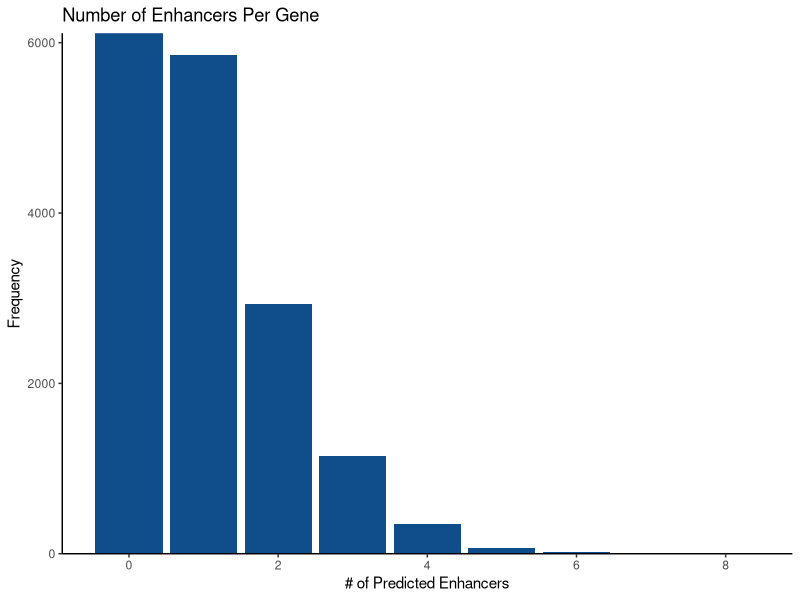
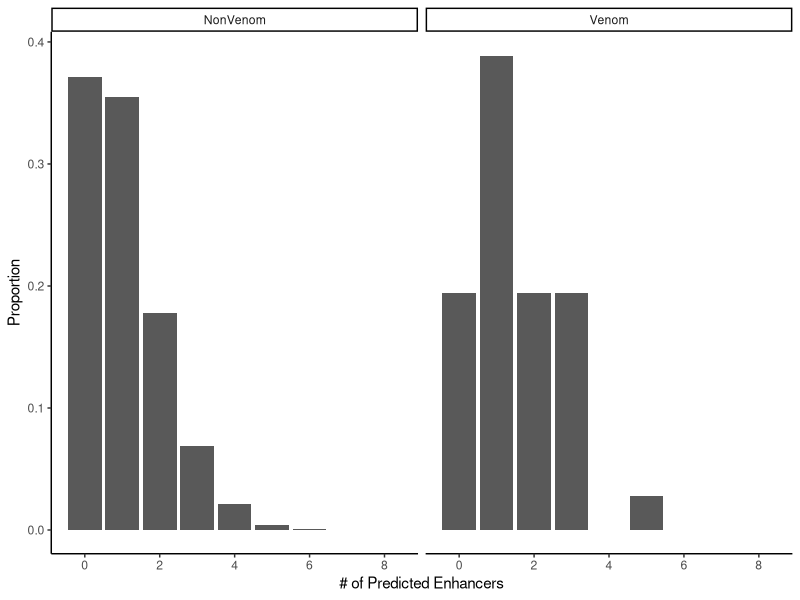
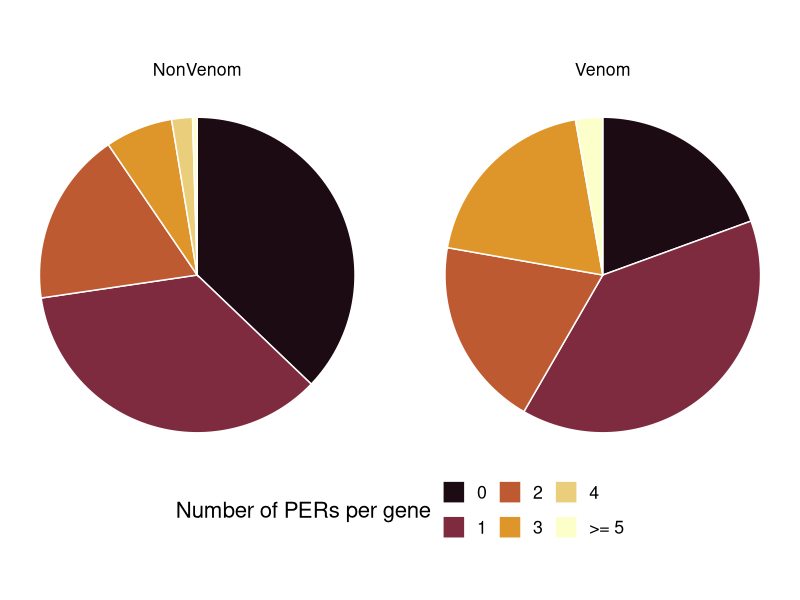
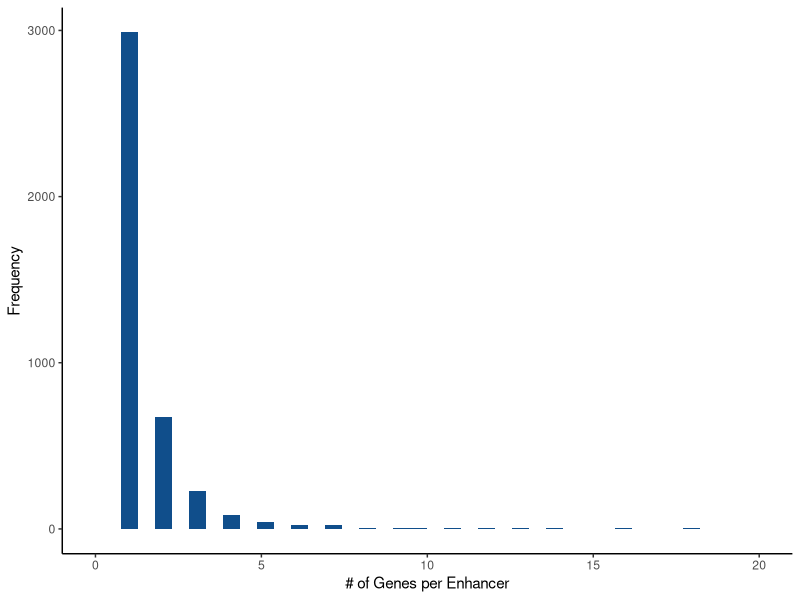
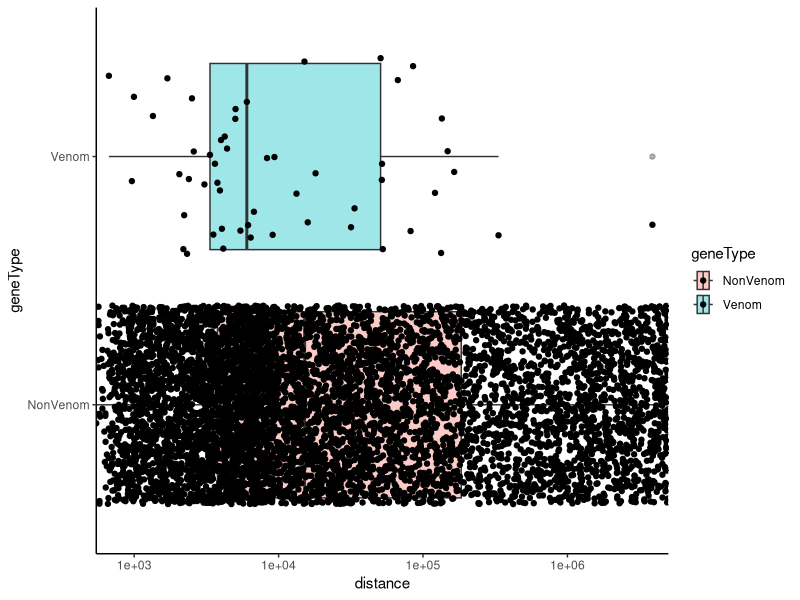
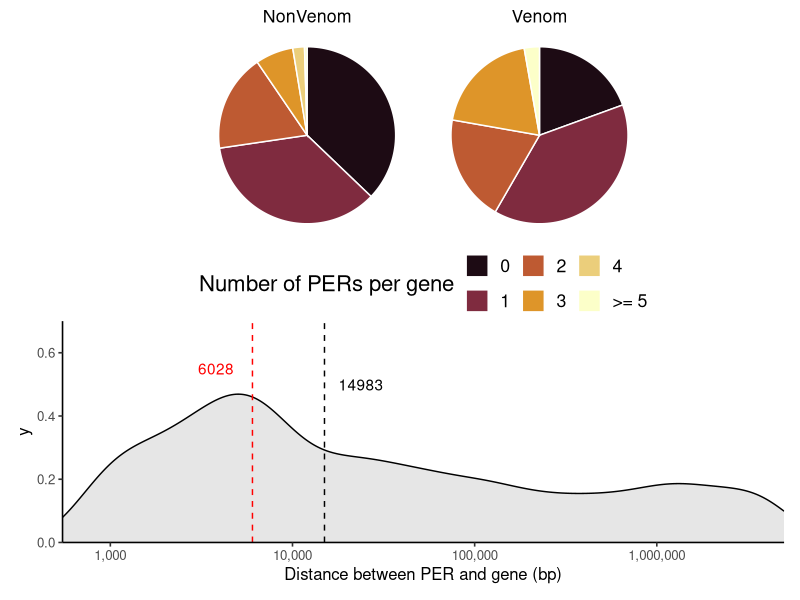
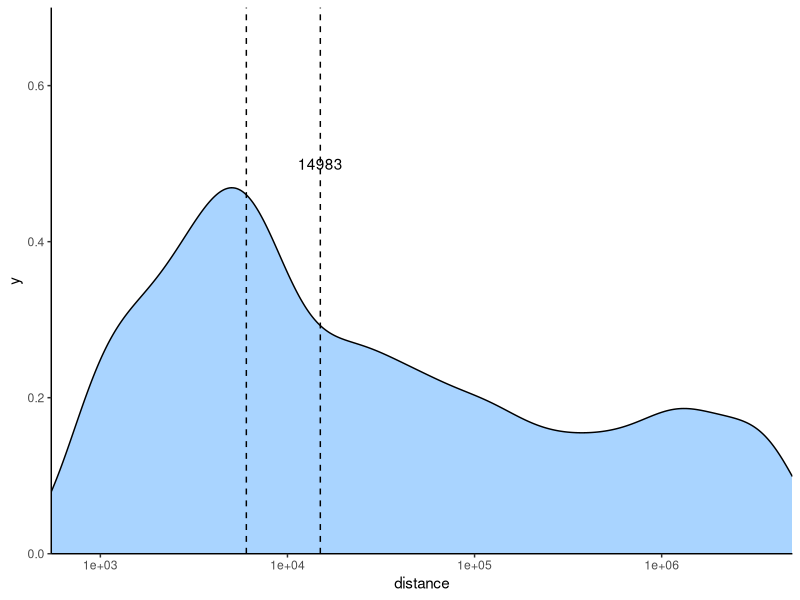

Here is the R script that generated these plots, in order: (Note: this script raises an error after producing the figures.)

library(tidyverse)
library(colorspace)
library(patchwork)

venomTxIDs <- read_tsv('./data/venom_annotation/PriorityVenomGenes_08.02.21.txt',col_names = c(
  'chr','start','stop','long_name','messy_name','tx_id','short_name'
)) %>% 
  filter(str_detect(short_name, 'gII|ADAM',negate = T))

all.predics <- read_delim('./analysis/6_ABC_Enhancers/ABC_output/Predictions/EnhancerPredictionsFull.txt',delim='\t') %>% 
  mutate(geneType = ifelse(TargetGene %in% venomTxIDs$tx_id,'Venom','NonVenom'))

# highestExp <- read_tsv('../gene_expression/HighExpressed_VenGenes_10.14.20.tsv')

# Total number of unique enhancer sequences
all.predics %>% 
  select(name) %>% 
  unique() %>% 
  tally()

# Total number of unique genes
all.predics %>% 
  select(TargetGene) %>% 
  unique() %>% 
  tally()

# % of genic and intergenic PERs
all.predics %>% 
  select(name,class) %>% 
  unique() %>% 
  group_by(class) %>% 
  tally() %>% 
  mutate(n = n / sum(n))


# Median distance from gene
all.predics %>% 
  select(name,TargetGene,distance) %>% 
  unique() %>% 
  summarise(med.dist = median(distance))


geneStats <- read_delim('./analysis/6_ABC_Enhancers/ABC_output/Predictions/GenePredictionStats.txt',delim='\t') %>% 
  mutate(geneType = ifelse(TargetGene %in% venomTxIDs$tx_id,'Venom','NonVenom'))

geneStats %>% 
  group_by(geneIsExpressed) %>% 
  tally()

geneStats %>% 
  filter(geneIsExpressed == TRUE) %>% 
  mutate(PERs = ifelse(nDistalEnhancersPredicted > 0,1,0)) %>% 
  group_by(PERs) %>% 
  tally()

t <- geneStats %>% 
  filter(geneIsExpressed == TRUE) %>% 
  filter(nDistalEnhancersPredicted > 0)

mean(t$nDistalEnhancersPredicted)


venom.predics <- all.predics %>% 
  filter(geneType == 'Venom') %>% 
  left_join(venomTxIDs,by=c('TargetGene'='tx_id'))

### Number of Enhancers per Gene plots

geneStats %>% 
  group_by(chr,nDistalEnhancersPredicted) %>% 
  tally() %>% 
  ggplot(aes(x=nDistalEnhancersPredicted,y=n)) +
  geom_bar(stat='identity',fill='dodgerblue4') +
  scale_y_continuous(expand = c(0,0)) +
  ylab('Frequency') +
  xlab('# of Predicted Enhancers') +
  ggtitle('Number of Enhancers Per Gene') +
  theme_classic()


geneStats %>% 
  group_by(geneType,nDistalEnhancersPredicted) %>% 
  tally() %>% 
  mutate(proportion = n / sum(n)) %>% 
  ggplot(aes(x=nDistalEnhancersPredicted,y=proportion)) +
  geom_bar(stat='identity') +
  facet_wrap(~geneType)+
  ylab('Proportion') +
  xlab('# of Predicted Enhancers') +
  theme_classic()

# Pie chart
p.pie <- geneStats %>% 
  mutate(simple_nEnhancers = ifelse(nDistalEnhancersPredicted >= 5, '>= 5',as.character(nDistalEnhancersPredicted))) %>% 
  mutate(simple_nEnhancers = factor(simple_nEnhancers,levels=c('0','1','2','3','4','>= 5'))) %>% 
  group_by(geneType,simple_nEnhancers) %>% 
  tally() %>% 
  mutate(proportion = n / sum(n)) %>% 
  ggplot(aes(x='',y=proportion,fill=simple_nEnhancers)) +
  geom_bar(stat='identity',width = 1,color='white') +
  scale_fill_discrete_sequential('lajolla') +
  coord_polar('y',start = 0,direction = -1)+
  facet_wrap(~geneType) +
  labs(fill='Number of PERs per gene') +
  theme_void(base_size = 16) + theme(legend.position = 'bottom')
  
p.pie

### Number of genes per enhancer plots

all.predics %>% 
  group_by(name,class) %>% 
  tally() %>% 
  ggplot(aes(x=n)) +
  geom_histogram(fill='dodgerblue4',bins=40) +
  ylab('Frequency') +
  xlab('# of Genes per Enhancer') +
  scale_x_continuous(limits=c(0,20)) +
  theme_classic()


p.dens <- ggplot(all.predics,aes(x=distance)) +
  geom_density(fill='grey',alpha=0.38) +
  geom_vline(xintercept = median(all.predics$distance),lty=2) +
  geom_text(aes(label=median(all.predics$distance),x=median(all.predics$distance),y=0.5),nudge_x = .2,check_overlap = T) +
  geom_vline(xintercept = median(venom.predics$distance),lty=2,color='red') +
  geom_text(aes(label=median(venom.predics$distance),x=median(venom.predics$distance),y=0.55),nudge_x = -.2,check_overlap = T,color='red') +
  scale_x_log10(expand=c(0,0),labels = scales::comma) +
  xlab('Distance between PER and gene (bp)') +
  # scale_x_continuous(limits=c(0,50000)) +
  scale_y_continuous(expand=c(0,0),limits=c(0,0.7)) +
  theme_classic(base_size = 12)

ggplot(all.predics,aes(x=distance,y=geneType,fill=geneType)) +
  geom_boxplot(alpha=0.38) +
  geom_jitter() +
  # geom_vline(xintercept = median(all.predics$distance),lty=2) +
  # geom_text(aes(label=median(all.predics$distance),x=median(all.predics$distance),y=0.5),nudge_x = .2,check_overlap = T) +
  # geom_vline(xintercept = median(venom.predics$distance),lty=2,color='red') +
  # geom_text(aes(label=median(venom.predics$distance),x=median(venom.predics$distance),y=0.5),nudge_x = -.2,check_overlap = T,color='red') +
  scale_x_log10(expand=c(0,0)) +
  # scale_x_continuous(limits=c(0,50000)) +
  # scale_y_continuous(expand=c(0,0),limits=c(0,0.6),labels = scales::comma) +
  theme_classic()

###

p.pie / p.dens

##



ggplot(all.predics,aes(x=distance)) +
  geom_density(fill='dodgerblue',alpha=0.38) +
  geom_vline(xintercept = median(all.predics$distance),lty=2) +
  geom_vline(xintercept = median(venom.predics$distance),lty=2) +
  geom_text(aes(label=median(all.predics$distance),x=median(all.predics$distance),y=0.5),check_overlap = T) +
  scale_x_log10(expand=c(0,0)) +
  scale_y_continuous(expand=c(0,0),limits=c(0,0.7)) +
  theme_classic()



# % of genic and intergenic PERs
venom.predics %>% 
  select(name,class) %>% 
  unique() %>% 
  group_by(class) %>% 
  tally() %>% 
  mutate(n = n / sum(n))

# Median distance from gene
venom.predics %>% 
  select(name,TargetGene,distance) %>% 
  unique() %>% 
  summarise(med.dist = median(distance))



###


venom.predics.simple <- venom.predics %>% 
  select(chr.x,start.x,end,TargetGene,short_name) %>% 
  mutate(newID1 = ifelse(str_detect(TargetGene,'SVMP|SVSP|PLA2'),str_remove(TargetGene,'crovir-transcript-'),paste(str_replace(TargetGene,'crovir-transcript-','cvt'),short_name,sep='-'))) %>% 
  group_by(chr.x,start.x,end) %>% 
  summarise(newID2 = paste(newID1,collapse ='.')) %>% 
  arrange(chr.x,start.x) %>% 
  rowid_to_column() %>% 
  mutate(newID3 = paste('PER',rowid,'_',newID2,sep = '')) %>% 
  select(chr.x,start.x,end,newID3)

write_tsv(venom.predics.simple,'./analysis/6_ABC_Enhancers/ABC_output/_reformat/EnhancerPredictionsFull_VenomGenes_simple_newID_08.14.21.bed',col_names = F)

write_tsv(venom.predics.simple %>% filter(str_detect(newID3,'SVMP')),'./analysis/6_ABC_Enhancers/ABC_output/_reformat/SVMP_EnhancerPredictionsFull_VenomGenes_simple_newID_08.14.21.bed',col_names = F)
write_tsv(venom.predics.simple %>% filter(str_detect(newID3,'SVSP')),'./analysis/6_ABC_Enhancers/ABC_output/_reformat/SVSP_EnhancerPredictionsFull_VenomGenes_simple_newID_08.14.21.bed',col_names = F)
write_tsv(venom.predics.simple %>% filter(str_detect(newID3,'PLA2')),'./analysis/6_ABC_Enhancers/ABC_output/_reformat/PLA2_EnhancerPredictionsFull_VenomGenes_simple_newID_08.14.21.bed',col_names = F)
write_tsv(venom.predics.simple %>% filter(str_detect(newID3,'cvt')),'./analysis/6_ABC_Enhancers/ABC_output/_reformat/Other_EnhancerPredictionsFull_VenomGenes_simple_newID_08.14.21.bed',col_names = F)

### Haven't updated this highest expressed chunk
# highexp.venom.predics.simple <- venom.predics %>% 
#   select(chr.x,start.x,end,TargetGene,short_name) %>% 
#   filter(short_name %in% highestExp$gene) %>% 
#   left_join(venom.predics.simple) %>% 
#   select(chr.x,start.x,end,newID3)
# 
# # write_tsv(highexp.venom.predics.simple,'output/ABC_Output_Dec2020/Predictions/EnhancerPredictionsFull_HighestExpVenomGenes_simple_newID.bed',col_names = F)
# # 
# # write_tsv(highexp.venom.predics.simple %>% filter(str_detect(newID3,'SVMP')),'output/ABC_Output_Dec2020/Predictions/highSVMP_EnhancerPredictionsFull_VenomGenes_simple_newID.bed',col_names = F)
# # write_tsv(highexp.venom.predics.simple %>% filter(str_detect(newID3,'SVSP')),'output/ABC_Output_Dec2020/Predictions/highSVSP_EnhancerPredictionsFull_VenomGenes_simple_newID.bed',col_names = F)
# # write_tsv(highexp.venom.predics.simple %>% filter(str_detect(newID3,'PLA2')),'output/ABC_Output_Dec2020/Predictions/highPLA2_EnhancerPredictionsFull_VenomGenes_simple_newID.bed',col_names = F)
# # write_tsv(highexp.venom.predics.simple %>% filter(str_detect(newID3,'cvt')),'output/ABC_Output_Dec2020/Predictions/highOther_EnhancerPredictionsFull_VenomGenes_simple_newID.bed',col_names = F)
# 

nonVen.predicts <- all.predics %>% 
  filter(geneType != 'Venom')

nonVen.predicts.simple <- nonVen.predicts %>% 
  select(1,2,3,4) %>% 
  unique()

write_tsv(nonVen.predicts.simple,'./analysis/6_ABC_Enhancers/ABC_output/_reformat/EnhancerPredictionsFull_NONvenomGenes_simple_noDups_08.14.21.bed',col_names = F)


## Full detail table for supplement


fulldetail <- all.predics %>% 
  left_join(venom.predics.simple,by=c('chr'='chr.x','start'='start.x','end'='end'))

write_tsv(fulldetail,'./analysis/6_ABC_Enhancers/ABC_output/_reformat/EnhancerPredictionsFull_wVPERIDs_08.14.21.tsv')
